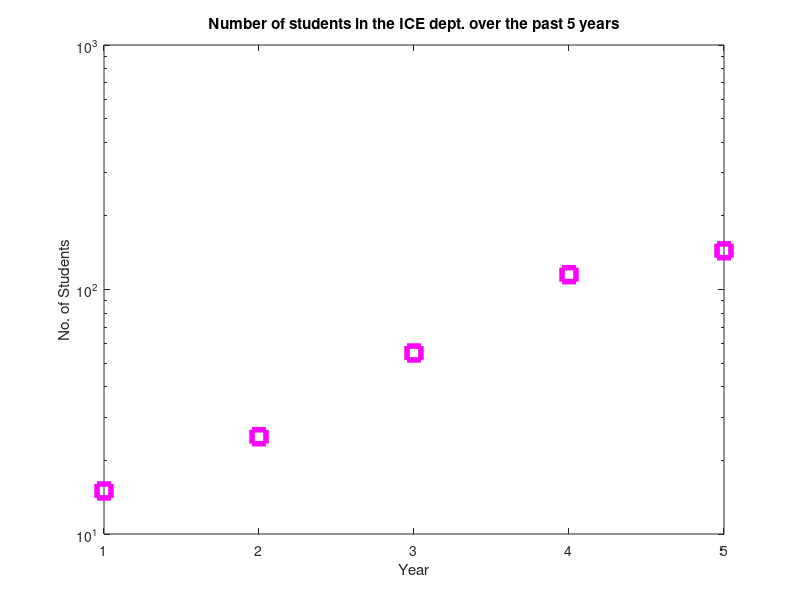

The MATLAB script that drew this image:
% years
years=1:5;
Nstudents=[15,25,55,115,144];

semilogy(years,Nstudents,'sm','MarkerSize',10,'LineWidth',4) % magenta square 
                                                              % symbol
                                                              
                                                              % no line
                                                              % connecting
                                                              % them
                                                              
                                                       
                                                              
xlabel("Year")
ylabel("No. of Students")
title("Number of students in the ICE dept. over the past 5 years")
